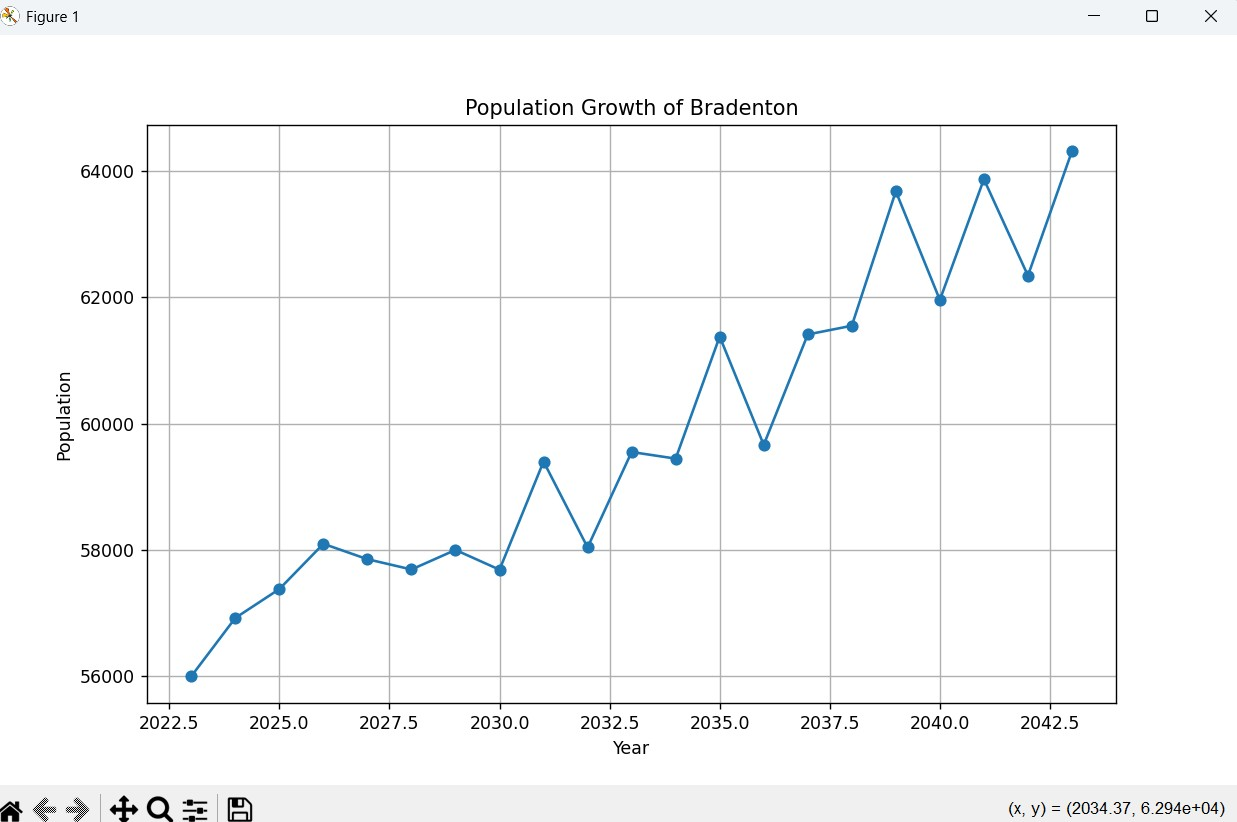

Recreate this plot in Python.
# Write a program (function) to create a database called population_(your initials).
# For ex: population_SM would be my database. Create a table named population with the
# following fields; 1. city, 2. year, 3. population. Choose 10 cities in Florida and
# insert data into the population table for the year 2023.

# Import libraries. matplotlib will need to be downloaded if not already.
import random
import sqlite3
import matplotlib.pyplot as plt

# Define function to create the database and insert initial 2023 population data.
def create_database():

    # Connect to (or create) a SQLite database.
    conn = sqlite3.connect('population_PC.db')
    cursor = conn.cursor()

    # Create the population table if it doesn't already exist.
    cursor.execute('''
        CREATE TABLE IF NOT EXISTS population (
            city TEXT,
            year INTEGER,
            population INTEGER
        )
    ''')

    # Initial population data for 10 Florida cities in 2023.
    florida_cities = {
        'Miami': 450000,
        'Orlando': 310000,
        'Tampa': 400000,
        'Jacksonville': 950000,
        'Tallahassee': 200000,
        'St. Petersburg': 260000,
        'Bradenton': 56000,
        'Sarasota': 60000,
        'Fort Lauderdale': 180000,
        'Gainesville': 140000
    }

    # Insert each city's data into the table.
    for city, population in florida_cities.items():
        cursor.execute('INSERT INTO population (city, year, population) VALUES (?, ?, ?)', (city, 2023, population))

    # Commit changes and close connection.
    conn.commit()
    conn.close()

# Define function to simulate -3 to 6% annual population growth for 20 years at random.
def simulate_population_growth():

    # Connect to the database.
    conn = sqlite3.connect('population_PC.db')
    cursor = conn.cursor()

    # Fetch the initial 2023 population data
    cursor.execute('SELECT city, population FROM population WHERE year = 2023')
    initial_data = cursor.fetchall()

    # Loop through each city and simulate growth for 2024-2043
    for city, population in initial_data:
        current_population = population
        for year in range(2024, 2024 + 20):

            # Calculate new population with -3% to 4% growth at random.
            current_population = float(current_population * random.uniform(0.97, 1.04))

            # Insert the new year's data.
            cursor.execute('INSERT INTO population (city, year, population) VALUES (?, ?, ?)', (city, year, current_population))

    # Commit changes and close connection.
    conn.commit()
    conn.close()

# Define function to plot population growth for a selected city.
def plot_population_growth():

    # List of available cities.
    cities = [
        'Miami', 'Orlando', 'Tampa', 'Jacksonville', 'Tallahassee',
        'St. Petersburg', 'Bradenton', 'Sarasota', 'Fort Lauderdale', 'Gainesville'
    ]

    # Display city options to the user.
    print("Choose a city from the following list:")
    for idx, city in enumerate(cities, start=1):
        print(f"{idx}. {city}")

    # Prompt user to select a city by number.
    try:
        choice = int(input("Enter the number corresponding to the city: "))
        if 1 <= choice <= len(cities):
            selected_city = cities[choice - 1]
        else:
            print("Invalid choice.")
            return
    except ValueError:
        print("Invalid input.")
        return

    # Connect to the database.
    conn = sqlite3.connect('population_PC.db')
    cursor = conn.cursor()

    # Fetch population data for the selected city.
    cursor.execute('SELECT year, population FROM population WHERE city = ? ORDER BY year', (selected_city,))
    data = cursor.fetchall()

    # Close the database connection.
    conn.close()

    # Check if data is found and plot.
    if data:
        years = [row[0] for row in data]
        populations = [row[1] for row in data]

        # Plot population growth.
        plt.figure(figsize=(10, 6))
        plt.plot(years, populations, marker='o')
        plt.title(f"Population Growth of {selected_city}")
        plt.xlabel("Year")
        plt.ylabel("Population")
        plt.grid(True)
        plt.show()
    else:
        print("No data found for the selected city.")

# Define the main function to control the program flow.
def main():

    # Create the database and insert initial data.
    create_database()

    # Simulate population growth for 20 years.
    simulate_population_growth()

    # Plot population growth for the user's selected city.
    plot_population_growth()

# Call main function.
main()
